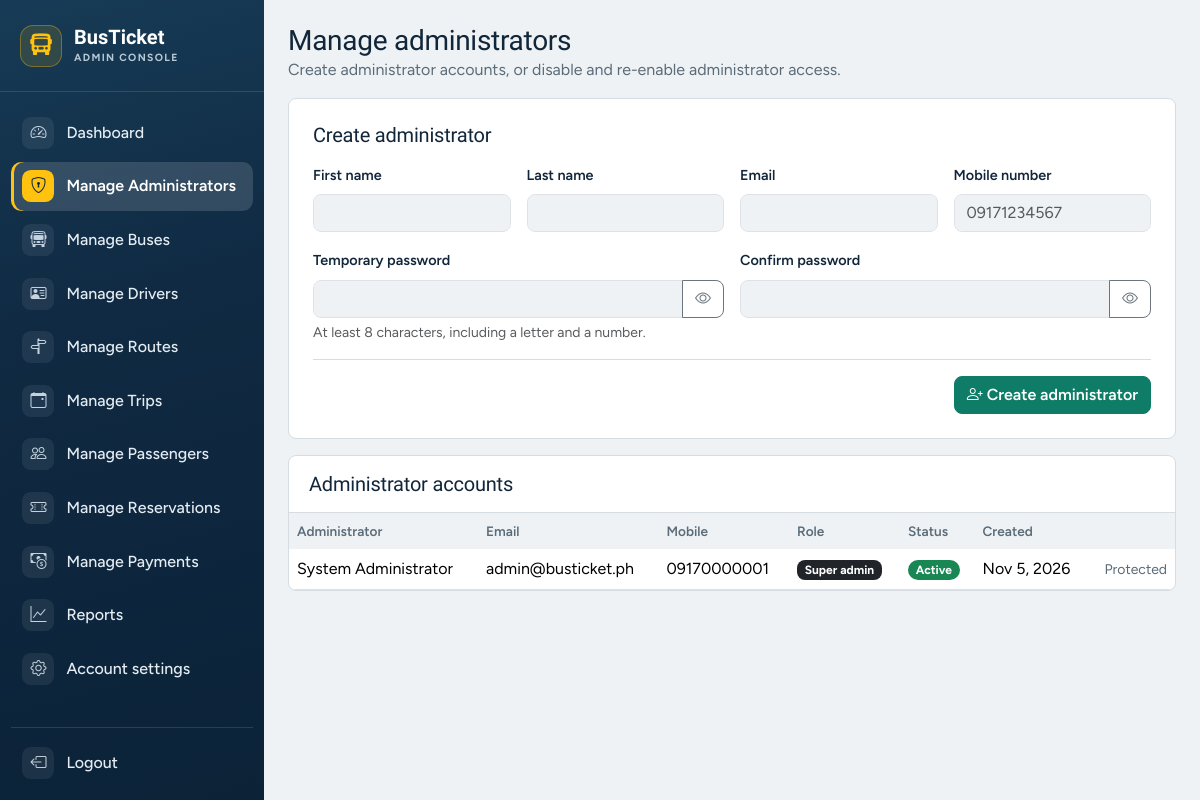
The page /admin/administrators.php (signed in) on the database its author committed.
### tables this page shows
CREATE TABLE users (
    user_id        INT UNSIGNED NOT NULL AUTO_INCREMENT,
    first_name     VARCHAR(50)  NOT NULL,
    last_name      VARCHAR(50)  NOT NULL,
    email          VARCHAR(100) NOT NULL,
    phone_number   VARCHAR(20)  NOT NULL,
    password_hash  VARCHAR(255) NOT NULL,
    role           ENUM('PASSENGER','ADMIN','SUPER_ADMIN') NOT NULL DEFAULT 'PASSENGER',
    account_status ENUM('ACTIVE','INACTIVE')  NOT NULL DEFAULT 'ACTIVE',
    created_at     TIMESTAMP    NOT NULL DEFAULT CURRENT_TIMESTAMP,
    PRIMARY KEY (user_id),
    UNIQUE KEY uq_users_email (email)
);

### admin/administrators.php (the view, shortened to what this page needs)
<?php
require_once __DIR__ . '/../includes/auth.php';
$old = [];
$admins = $pdo->query(
    "SELECT user_id, first_name, last_name, email, phone_number, role, account_status, created_at
     FROM users WHERE role IN ('ADMIN', 'SUPER_ADMIN')
     ORDER BY CASE role WHEN 'SUPER_ADMIN' THEN 0 ELSE 1 END, last_name, first_name"
)->fetchAll();
$layout = 'admin';
$activePage = 'administrators';
require __DIR__ . '/../includes/header.php';
?>
<div class="mb-3">
    <h1 class="h3 mb-0">Manage administrators</h1>
    <p class="text-muted mb-0">Create administrator accounts, or disable and re-enable administrator access.</p>
</div>
<div class="mb-3">
    <form method="post" class="panel p-3 p-lg-4" novalidate>
            <h2 class="h5 mb-3">Create administrator</h2>
            <div class="row g-3">
                <div class="col-md-6 col-xl-3"><label class="form-label" for="first_name">First name</label><input class="form-control" id="first_name" name="first_name" maxlength="50" value="<?= e($old['first_name'] ?? '') ?>" required></div>
                <div class="col-md-6 col-xl-3"><label class="form-label" for="last_name">Last name</label><input class="form-control" id="last_name" name="last_name" maxlength="50" value="<?= e($old['last_name'] ?? '') ?>" required></div>
                <div class="col-md-7 col-xl-3"><label class="form-label" for="email">Email</label><input class="form-control" type="email" id="email" name="email" maxlength="100" value="<?= e($old['email'] ?? '') ?>" required></div>
                <div class="col-md-5 col-xl-3"><label class="form-label" for="phone_number">Mobile number</label><input class="form-control" type="tel" id="phone_number" name="phone_number" value="<?= e($old['phone_number'] ?? '') ?>" placeholder="09171234567" required></div>
                <div class="col-md-6"><label class="form-label" for="password">Temporary password</label><div class="input-group"><input class="form-control" type="password" id="password" name="password" autocomplete="new-password" required><button class="btn btn-outline-secondary" type="button" data-password-toggle="password" aria-label="Show password" aria-pressed="false"><i class="bi bi-eye" aria-hidden="true"></i></button></div><div class="form-text">At least 8 characters, including a letter and a number.</div></div>
                <div class="col-md-6"><label class="form-label" for="confirm_password">Confirm password</label><div class="input-group"><input class="form-control" type="password" id="confirm_password" name="confirm_password" autocomplete="new-password" required><button class="btn btn-outline-secondary" type="button" data-password-toggle="confirm_password" aria-label="Show password" aria-pressed="false"><i class="bi bi-eye" aria-hidden="true"></i></button></div></div>
            </div>
            <div class="administrator-form-actions">
                <button type="submit" class="btn btn-primary"><i class="bi bi-person-plus me-1"></i>Create administrator</button>
            </div>
    </form>
</div>
<div class="panel">
    <div class="panel-head"><h2 class="h5 mb-0">Administrator accounts</h2></div>
    <div class="table-responsive">
        <table class="table align-middle mb-0">
            <thead><tr><th>Administrator</th><th>Email</th><th>Mobile</th><th>Role</th><th>Status</th><th>Created</th><th></th></tr></thead>
            <tbody>
            <?php foreach ($admins as $admin): ?>
                <tr>
                    <td><?= e($admin['first_name'] . ' ' . $admin['last_name']) ?></td>
                    <td><?= e($admin['email']) ?></td>
                    <td><?= e($admin['phone_number']) ?></td>
                    <td><?= $admin['role'] === 'SUPER_ADMIN' ? '<span class="badge text-bg-dark">Super admin</span>' : 'Admin' ?></td>
                    <td><?= status_badge($admin['account_status']) ?></td>
                    <td><?= e(fmt_date($admin['created_at'])) ?></td>
                    <td class="text-end">
                        <?php if ($admin['role'] === 'ADMIN'): ?>
                            <form method="post" class="d-inline" data-confirm="<?= $admin['account_status'] === 'ACTIVE' ? 'Disable this administrator account?' : 'Re-enable this administrator account?' ?>">
                                <?= csrf_field() ?><input type="hidden" name="action" value="toggle"><input type="hidden" name="user_id" value="<?= (int)$admin['user_id'] ?>">
                                <input type="hidden" name="status" value="<?= $admin['account_status'] === 'ACTIVE' ? 'INACTIVE' : 'ACTIVE' ?>">
                                <button type="submit" class="btn btn-outline-<?= $admin['account_status'] === 'ACTIVE' ? 'danger' : 'dark' ?> btn-sm"><?= $admin['account_status'] === 'ACTIVE' ? 'Disable' : 'Re-enable' ?></button>
                            </form>
                        <?php else: ?>
                            <span class="text-muted small">Protected</span>
                        <?php endif; ?>
                    </td>
                </tr>
            <?php endforeach; ?>
            </tbody>
        </table>
    </div>
</div>
<?php require __DIR__ . '/../includes/footer.php'; ?>

### includes/header.php (shortened to what this page needs)
<?php
$layout     = $layout     ?? 'public';
$activePage = $activePage ?? '';
?>
<!DOCTYPE html>
<html lang="en">
<head>
    <link href="https://cdn.jsdelivr.net/npm/bootstrap@5.3.3/dist/css/bootstrap.min.css" rel="stylesheet">
    <link href="https://cdn.jsdelivr.net/npm/bootstrap-icons@1.11.3/font/bootstrap-icons.min.css" rel="stylesheet">
    <link href="<?= url('assets/css/style.css') ?>" rel="stylesheet">
</head>
<body class="layout-<?= e($layout) ?>">
<?php if ($layout === 'admin'): ?>
    <div class="admin-shell">
        <?php require __DIR__ . '/sidebar.php'; ?>
        <div class="admin-content">
            <main class="admin-main">
<?php else: ?>
    <?php require __DIR__ . '/navbar.php'; ?>
    <main class="site-main">
<?php endif; ?>

### includes/sidebar.php (shortened to what this page needs)
<?php
$items = [
    ['dashboard',    'Dashboard',           'admin/dashboard.php',          'bi-speedometer2'],
    ['buses',        'Manage Buses',        'admin/buses/index.php',        'bi-bus-front'],
    ['drivers',      'Manage Drivers',      'admin/drivers/index.php',      'bi-person-vcard'],
    ['routes',       'Manage Routes',       'admin/routes/index.php',       'bi-signpost-split'],
    ['trips',        'Manage Trips',        'admin/trips/index.php',        'bi-calendar-event'],
    ['passengers',   'Manage Passengers',   'admin/passengers/index.php',   'bi-people'],
    ['reservations', 'Manage Reservations', 'admin/reservations/index.php', 'bi-ticket-perforated'],
    ['payments',     'Manage Payments',     'admin/payments/index.php',     'bi-cash-coin'],
    ['reports',      'Reports',             'admin/reports/sales.php',      'bi-graph-up'],
    ['settings',     'Account settings',    'admin/settings.php',           'bi-gear'],
];
if (($_SESSION['role'] ?? '') === 'SUPER_ADMIN') {
    array_splice($items, 1, 0, [[
        'administrators',
        'Manage Administrators',
        'admin/administrators.php',
        'bi-shield-lock',
    ]]);
}
?>
<aside class="offcanvas-lg offcanvas-start admin-sidebar" tabindex="-1" id="adminSidebar" aria-label="Admin menu">
    <div class="offcanvas-body d-flex flex-column p-0">
        <a class="sidebar-brand d-none d-lg-flex" href="<?= url('admin/dashboard.php') ?>">
            <span class="sidebar-brand-icon"><i class="bi bi-bus-front-fill"></i></span>
            <span class="sidebar-brand-copy"><?= e(APP_NAME) ?><small>ADMIN CONSOLE</small></span>
        </a>
        <nav class="sidebar-nav flex-grow-1">
            <?php foreach ($items as [$key, $label, $href, $icon]): ?>
                <a href="<?= url($href) ?>" class="sidebar-link <?= $activePage === $key ? 'active' : '' ?>">
                    <span class="sidebar-link-icon"><i class="bi <?= e($icon) ?>"></i></span>
                    <span><?= e($label) ?></span>
                </a>
            <?php endforeach; ?>
        </nav>
        <form method="post" action="<?= url('auth/logout.php') ?>" class="sidebar-logout">
            <button type="submit" class="sidebar-link w-100 border-0 bg-transparent text-start">
                <span class="sidebar-link-icon"><i class="bi bi-box-arrow-left"></i></span>
                <span>Logout</span>
            </button>
        </form>
    </div>
</aside>

### includes/functions.php (shortened to what this page needs)
<?php
function e($value): string
{
    return htmlspecialchars((string)$value, ENT_QUOTES, 'UTF-8');
}
function url(string $path = ''): string
{
    return BASE_URL . '/' . ltrim($path, '/');
}
function fmt_date(?string $value): string
{
    return $value ? date('M j, Y', strtotime($value)) : '—';
}
function status_badge(string $status): string
{
    $map = [
        'PENDING'     => 'warning',
        'CONFIRMED'   => 'success',
        'CANCELLED'   => 'secondary',
        'PAID'        => 'success',
        'FAILED'      => 'danger',
        'REFUNDED'    => 'info',
        'SCHEDULED'   => 'primary',
        'COMPLETED'   => 'success',
        'ACTIVE'      => 'success',
        'INACTIVE'    => 'secondary',
        'MAINTENANCE' => 'warning',
    ];
    $color = $map[$status] ?? 'secondary';
    $text  = in_array($color, ['warning', 'info'], true) ? 'text-dark' : '';
    return '<span class="badge rounded-pill text-bg-' . $color . ' ' . $text . '">' . e(ucfirst(strtolower($status))) . '</span>';
}

### includes/footer.php (shortened to what this page needs)
<?php
$layout = $layout ?? 'public';
?>
<?php if ($layout === 'admin'): ?>
            </main>
        </div>
    </div>
<?php endif; ?>
</body>
</html>

### rows shown on the page
users: first_name+last_name "System Administrator", email "admin@busticket.ph", phone_number "09170000001", role "Super admin", account_status "Active", created_at "Nov 5, 2026"

### other values the page prints
APP_NAME "BusTicket"
$label "Dashboard"
$label "Manage Administrators"
$label "Manage Buses"
$label "Manage Drivers"
$label "Manage Routes"
$label "Manage Trips"
$label "Manage Passengers"
$label "Manage Reservations"
$label "Manage Payments"
$label "Reports"
$label "Account settings"
